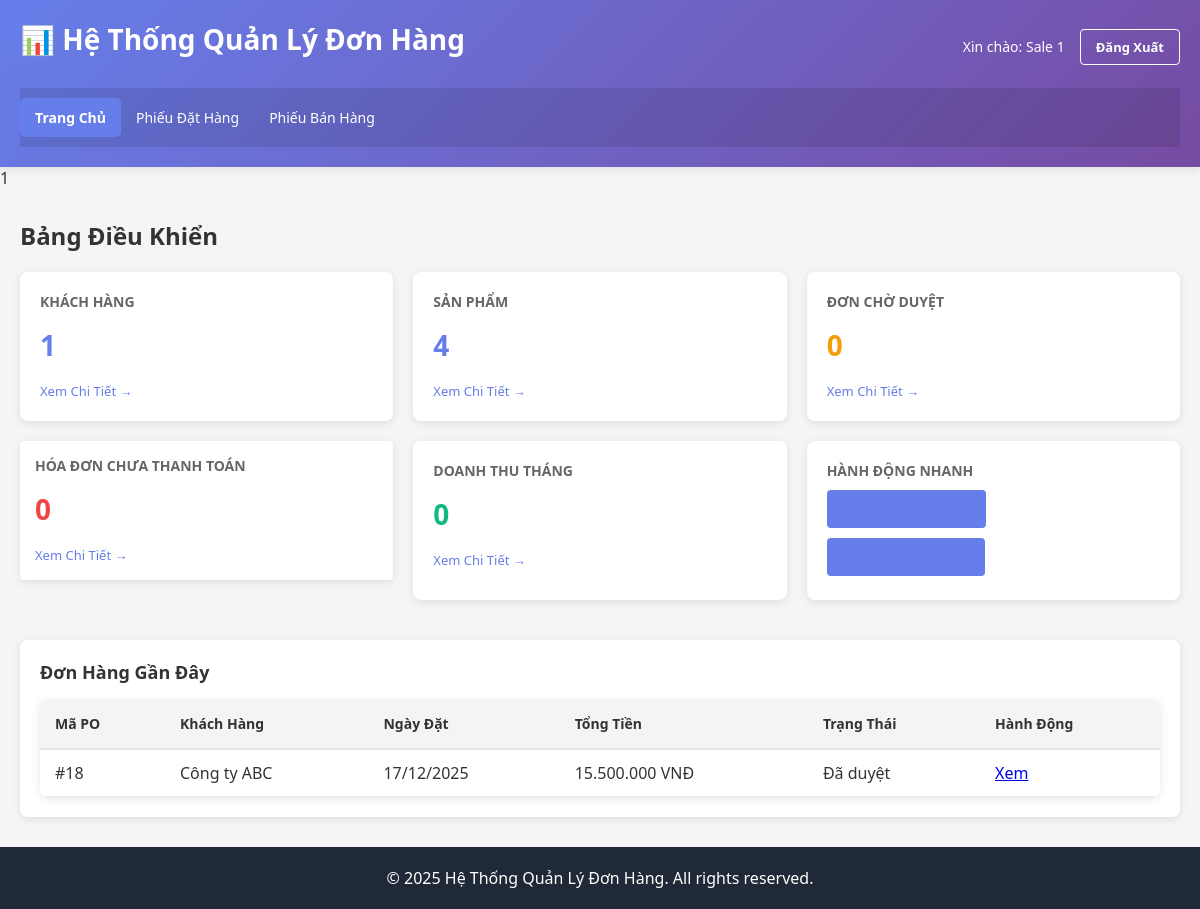
Page /index.php (signed in) on the earlier database version.
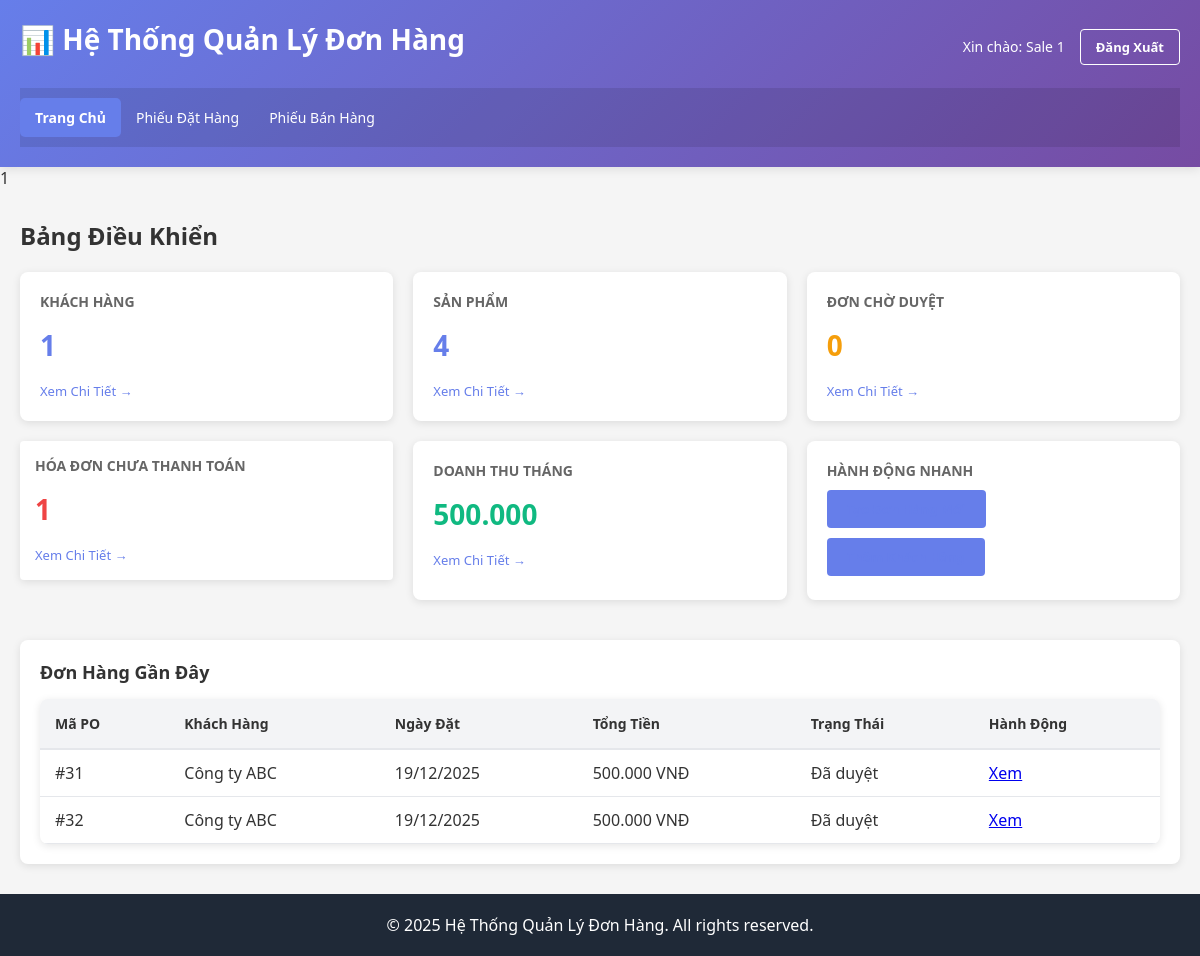
Same page on the later database version.
### tables this page shows
CREATE TABLE `phieu_dat_hang` (
  `ma_phieu_dat_hang` int(11) NOT NULL,
  `ma_khach_hang` int(11) NOT NULL,
  `ngay_dat` date NOT NULL,
  `tong_tien` decimal(15,2) DEFAULT 0.00,
  `created_by` int(11) DEFAULT NULL,
  `approved_by` int(11) DEFAULT NULL,
  `approved_at` datetime DEFAULT NULL,
  `trang_thai` enum('Chờ duyệt','Đã duyệt','Hủy') DEFAULT 'Chờ duyệt',
  `ghi_chu` text DEFAULT NULL
);

CREATE TABLE `khach_hang` (
  `ma_khach_hang` int(11) NOT NULL,
  `ten_khach_hang` varchar(255) NOT NULL,
  `dia_chi` varchar(500) DEFAULT NULL,
  `dien_thoai` varchar(20) DEFAULT NULL,
  `email` varchar(100) DEFAULT NULL,
  `ngay_tao` datetime DEFAULT current_timestamp(),
  `trang_thai` enum('Hoạt động','Ngừng hoạt động') DEFAULT 'Hoạt động'
);

### config.php (called while the page is built, shortened)
<?php
$servername = "localhost";
$username = "root";
$password = "";
$dbname = "quanlydonhang";
$conn = new mysqli($servername, $username, $password, $dbname);
$conn->set_charset("utf8mb4");
function formatMoney($amount) {
    return number_format($amount, 0, ',', '.');
}
function hasRole($roleName) {
    global $conn;
    $userId = intval($_SESSION['user_id']);
    $stmt = $conn->prepare("SELECT 1 FROM user_roles ur JOIN roles r ON ur.role_id = r.id WHERE ur.user_id = ? AND r.name = ? LIMIT 1");
    $stmt->bind_param("is", $userId, $roleName);
    $stmt->execute();
    $res = $stmt->get_result();
    return $res->num_rows > 0;
}
function hasPermission($permissionName) {
    global $conn;
    $userId = intval($_SESSION['user_id']);
    $stmt = $conn->prepare("SELECT 1 FROM user_roles ur JOIN role_permissions rp ON ur.role_id = rp.role_id JOIN permissions p ON rp.permission_id = p.id WHERE ur.user_id = ? AND p.name = ? LIMIT 1");
    $stmt->bind_param("is", $userId, $permissionName);
    $stmt->execute();
    $res = $stmt->get_result();
    return $res->num_rows > 0;
}
?>

### index.php (the view, shortened to what the changed rows need)
<?php
include 'config.php';
?>
<!DOCTYPE html>
<html lang="vi">
<head>
    <link rel="stylesheet" href="css/style.css">
</head>
<body>
    <div class="container">
           <?= include 'header.php'; ?>
        <main>
            <div class="dashboard">
                <h2>Bảng Điều Khiển</h2>
                <div class="stats-grid">
                    <?php
                    $result = $conn->query("SELECT COUNT(*) as count FROM hoa_don WHERE trang_thai != 'Đã thanh toán'");
                    $row = $result->fetch_assoc();
                    $unpaid_invoices = $row['count'];
                    $result = $conn->query("SELECT SUM(tong_tien) as total FROM hoa_don WHERE MONTH(ngay_xuat_hd) = MONTH(NOW()) AND YEAR(ngay_xuat_hd) = YEAR(NOW())");
                    $row = $result->fetch_assoc();
                    $monthly_revenue = $row['total'] ?? 0;
                    ?>
                    <div class="stat-card alert">
                        <h3>Hóa Đơn Chưa Thanh Toán</h3>
                        <p class="stat-number"><?php echo $unpaid_invoices; ?></p>
                        <a href="hoa_don/list.php">Xem Chi Tiết →</a>
                    </div>
                    <div class="stat-card success">
                        <h3>Doanh Thu Tháng</h3>
                        <p class="stat-number"><?php echo formatMoney($monthly_revenue); ?></p>
                        <a href="hoa_don/list.php">Xem Chi Tiết →</a>
                    </div>
                </div>
                <div class="recent-section">
                    <table class="table">
                        <thead>
                            <tr>
                                <th>Mã PO</th>
                                <th>Khách Hàng</th>
                                <th>Ngày Đặt</th>
                                <th>Tổng Tiền</th>
                                <th>Trạng Thái</th>
                                <th>Hành Động</th>
                            </tr>
                        </thead>
                        <tbody>
                            <?php
                            $sql = "SELECT p.ma_phieu_dat_hang, k.ten_khach_hang, p.ngay_dat, p.tong_tien, p.trang_thai
                                    FROM phieu_dat_hang p
                                    JOIN khach_hang k ON p.ma_khach_hang = k.ma_khach_hang
                                    ORDER BY p.ngay_dat DESC LIMIT 5";
                            $result = $conn->query($sql);
                            if ($result->num_rows > 0) {
                                while($row = $result->fetch_assoc()) {
                                    echo "<tr>";
                                    echo "<td>#" . $row['ma_phieu_dat_hang'] . "</td>";
                                    echo "<td>" . htmlspecialchars($row['ten_khach_hang']) . "</td>";
                                    echo "<td>" . date('d/m/Y', strtotime($row['ngay_dat'])) . "</td>";
                                    echo "<td>" . formatMoney($row['tong_tien']) . " VNĐ</td>";
                                    echo "<td><span class='status-" . strtolower(str_replace(' ', '-', $row['trang_thai'])) . "'>" . $row['trang_thai'] . "</span></td>";
                                    echo "<td><a href='phieu_dat_hang/detail.php?id=" . $row['ma_phieu_dat_hang'] . "'>Xem</a></td>";
                                    echo "</tr>";
                                }
                            } else {
                                echo "<tr><td colspan='6' style='text-align: center;'>Chưa có đơn hàng</td></tr>";
                            }
                            ?>
                        </tbody>
                    </table>
                </div>
            </div>
        </main>
    </div>
</body>
</html>

Differences in the rows shown:
removed phieu_dat_hang: ma_phieu_dat_hang "18", ma_khach_hang.ten_khach_hang "Công ty ABC", ngay_dat "17/12/2025", tong_tien "15.500.000", trang_thai "Đã duyệt"
added phieu_dat_hang: ma_phieu_dat_hang "31", ma_khach_hang.ten_khach_hang "Công ty ABC", ngay_dat "19/12/2025", tong_tien "500.000", trang_thai "Đã duyệt"
added phieu_dat_hang: ma_phieu_dat_hang "32", ma_khach_hang.ten_khach_hang "Công ty ABC", ngay_dat "19/12/2025", tong_tien "500.000", trang_thai "Đã duyệt"
Other differences:
$unpaid_invoices: "0" → "1"
formatMoney($monthly_revenue): "0" → "500.000"
